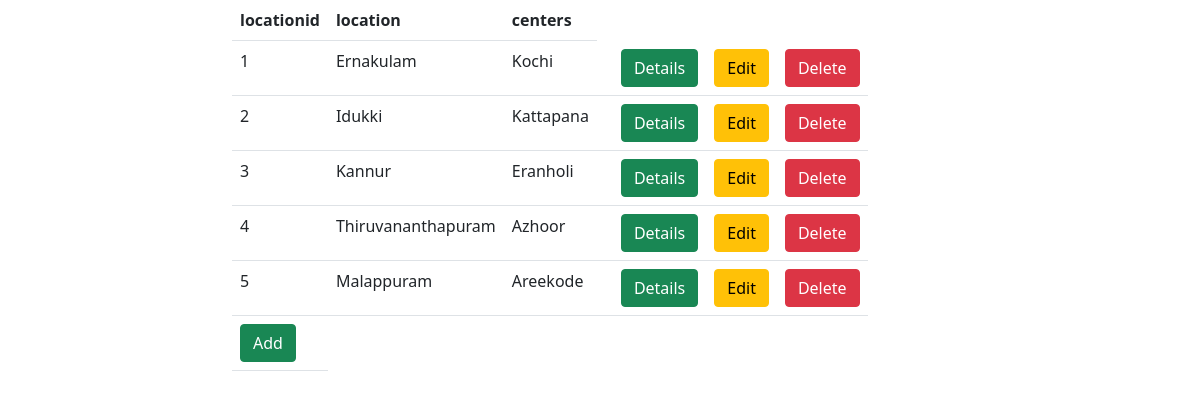
The page /owner/vaccination/list on the database its author committed.
### owner/models.py (models this page shows)
class Admin(models.Model):
    location=models.CharField(max_length=120)
    centers=models.CharField(max_length=120)
    slots=models.PositiveIntegerField()

### owner/views.py (the view)
# urls.py: path("vaccination/list", views.LocationList.as_view(), name="location"),
class LocationList(ListView):
    model = Admin
    context_object_name = "vacc"
    template_name = "view_lactionlist.html"

### owner/templates/view_lactionlist.html (shortened to what this page needs)
<!DOCTYPE html>
<html lang="en">
<head>
    <link href="https://cdn.jsdelivr.net/npm/bootstrap@5.1.3/dist/css/bootstrap.min.css" rel="stylesheet"
>
</head>
<body>
<div class="container">
    <div class="row">
        <div class="col-2"></div>
        <div class="col-2">
            <table class="table">
                <tr>
                    <th>locationid</th>
                    <th>location</th>
                    <th>centers</th>
                </tr>
                {%for item in vacc%}
                <tr>
                    <td>{{item.id}}</td>
                    <td>{{item.location}}</td>
                    <td>{{item.centers}}</td>
                    <td>{{item.price}}</td>
                    <td><a class="btn btn-success" href="{%url 'locationdetail' item.id%}">Details</a></td>
                    <td><a class="btn btn-warning" href="{%url 'locationedit' item.id%}">Edit</a></td>
                    <td><a class="btn btn-danger" href="{%url 'locationdelete' item.id%}">Delete</a></td>
                </tr>
                {%endfor%}
                <tr>
                    <td>
                        <a class="btn btn-success" href="{% url 'addlocation' %}">Add</a>
                    </td>
                </tr>
        </div>
    </div>
</div>
</body>
</html>

### rows shown on the page
Admin: id "1", location "Ernakulam", centers "Kochi"
Admin: id "2", location "Idukki", centers "Kattapana"
Admin: id "3", location "Kannur", centers "Eranholi"
Admin: id "4", location "Thiruvananthapuram", centers "Azhoor"
Admin: id "5", location "Malappuram", centers "Areekode"
